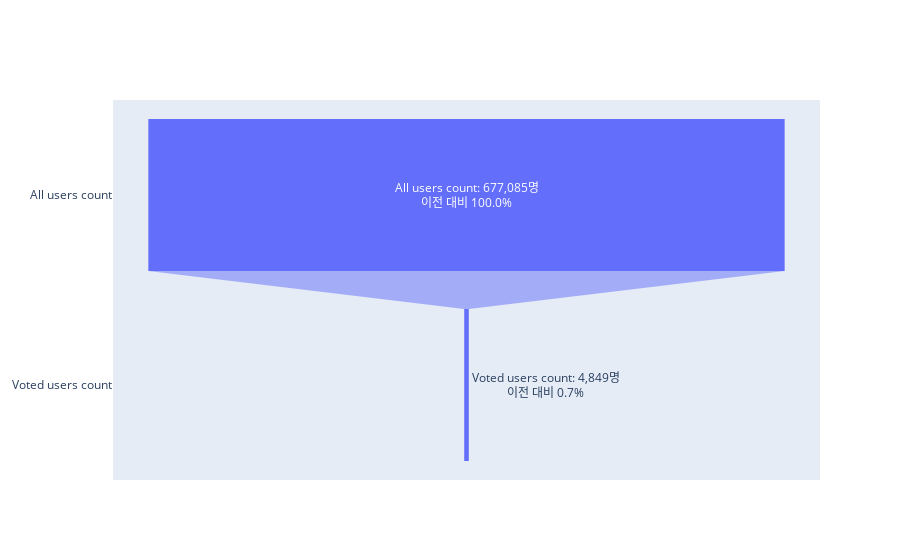

Source (notebook cell):
### Code cell
import plotly.graph_objects as go

# 단계별 값 정의 (예: 퍼널 단계)
stages = ['All users count', 'Voted users count']
values = [total_users_count, voted_users_count]

# 퍼널 차트 생성
fig = go.Figure(go.Funnel(
    y = stages,
    x = values,
    textinfo = 'text',
    texttemplate = "%{label}: %{x:,}명<br>이전 대비 %{percentPrevious:.1%}"
))

fig.show()

### Figure 1 — Plotly figure (JSON) as saved in the notebook; plotly's stock layout.template omitted (floating-point values rounded to 4 significant figures)
{"data": [{"textinfo": "text", "texttemplate": "%{label}: %{x:,}명<br>이전 대비 %{percentPrevious:.1%}", "type": "funnel", "x": [677085, 4849], "y": ["All users count", "Voted users count"]}], "layout": {}}
